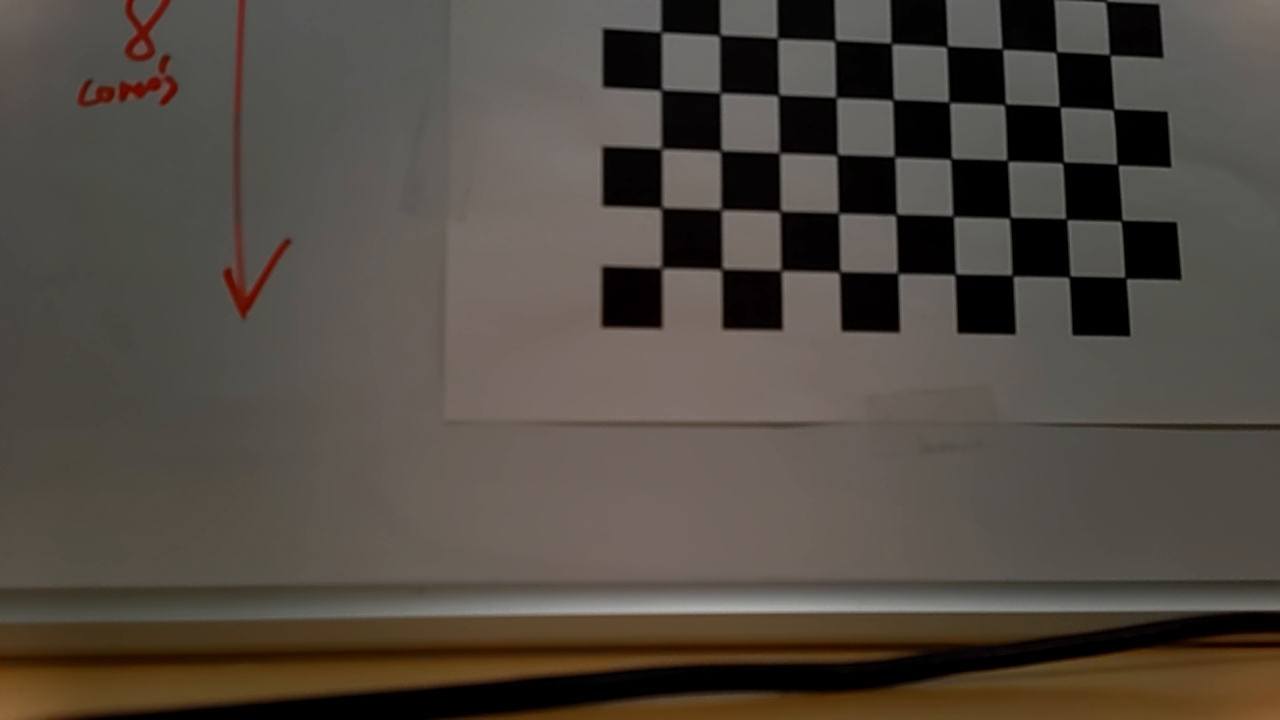
#> input picture src/walle_vision/calibration/calib_images/left/img_000.png, 1280 x 720 px; its folder holds 4 pictures in this run
$ python diagnose_pairs.py   (older library calls are emulated)
#> lines starting #> are read from the running program, lines starting #| are printed output that depends on the picture
### src/walle_vision/calibration/calibrate_stereo.py
"""
calibrate_stereo.py
Calibration intrinseque (par camera) puis extrinseque (stereo) a partir
des paires d'images du damier capturees par capture_calib_images.py.

Resultat : stereo_calib.npz, contenant tout ce qu'il faut pour rectifier
et trianguler en temps reel (utilise par live_stereo.py).

Ce script ne touche pas aux cameras : il travaille uniquement sur les
images deja sauvegardees sur disque.
"""

import glob
import os

import cv2
import numpy as np

# --- A ADAPTER selon votre damier ---
CHESSBOARD_SIZE = (9, 7)   # nombre de coins INTERNES (colonnes, lignes)
SQUARE_SIZE_MM = 19.0      # taille reelle d'une case, mesuree avec une regle
IMAGE_DIR = "calib_images"

# Indices de poses a exclure (identifies via diagnose_pairs.py -- damier
# qui a bouge entre la prise gauche et la prise droite, ou autre probleme
# specifique a cette pose). Exemple : {15, 16, 17}
EXCLUDE_INDICES = {15, 16, 17}


# [4 lines left out: function _index_from_path, not called in this run]


def find_corners(image_paths, pattern_size):
    """Detecte les coins du damier sur une liste d'images.

    Renvoie un dict {index_fichier: (objp, corners)} -- l'index permet
    de ne reassembler que les paires gauche/droite qui correspondent
    REELLEMENT a la meme prise de vue (cf. bug corrige : avant, on
    associait juste les N premieres reussites de chaque cote, ce qui
    desynchronise tout des qu'une image differente echoue a gauche et
    a droite).
    """
#> called with pattern_size = (9, 7)
    objp = np.zeros((pattern_size[0] * pattern_size[1], 3), np.float32)
    objp[:, :2] = np.mgrid[0:pattern_size[0], 0:pattern_size[1]].T.reshape(-1, 2)
    objp *= SQUARE_SIZE_MM

    results = {}
    image_size = None

    for path in image_paths:
        img = cv2.imread(path)
#> img is the input picture: shape (720, 1280, 3); mean B, G, R 65.8, 73.7, 81.1
        gray = cv2.cvtColor(img, cv2.COLOR_BGR2GRAY)
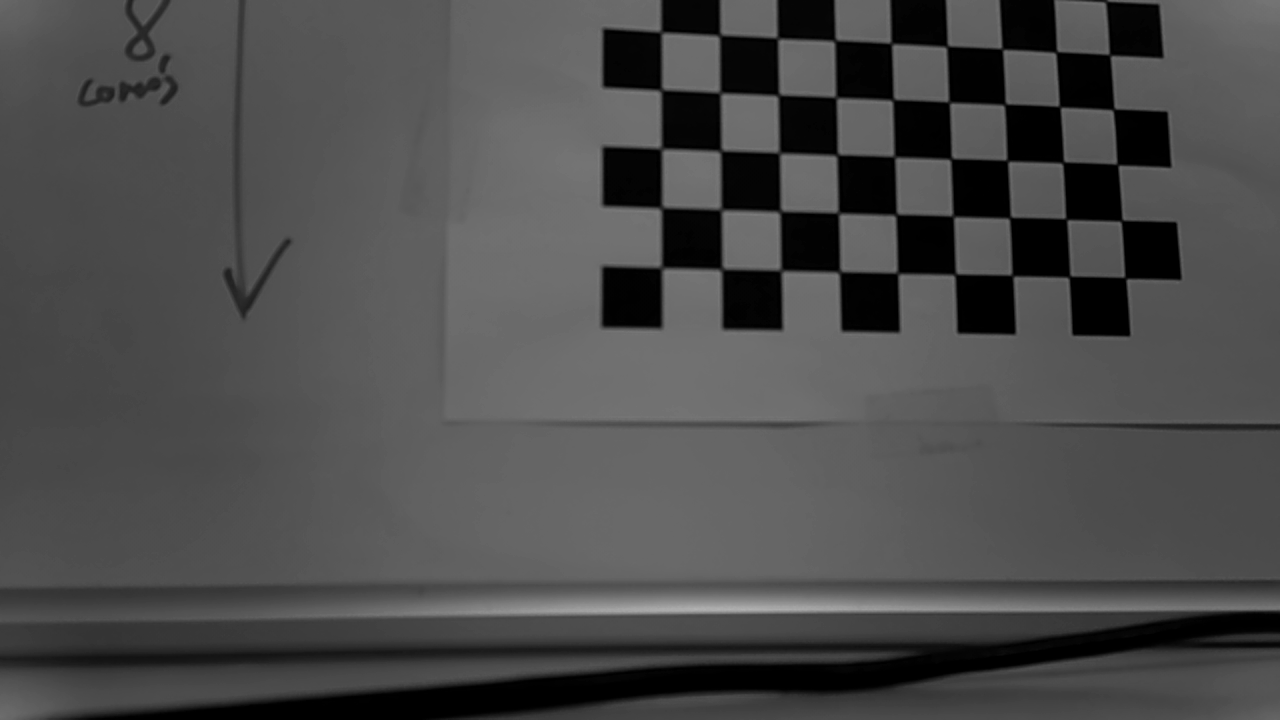
#> gray: shape (720, 1280); min 0, max 179, mean 75.1
        if image_size is None:
            image_size = (gray.shape[1], gray.shape[0])
#> image_size = (1280, 720)

        found, corners = cv2.findChessboardCorners(gray, pattern_size)
#> found = False; corners = None
        if found:
            corners = cv2.cornerSubPix(
                gray, corners, (11, 11), (-1, -1),
                (cv2.TERM_CRITERIA_EPS + cv2.TERM_CRITERIA_MAX_ITER, 30, 0.001)
            )
            results[_index_from_path(path)] = (objp, corners)
        else:
            print(f"  Damier non detecte : {path}")
#> pass 2 of the loop in find_corners, `for path in image_paths:`:
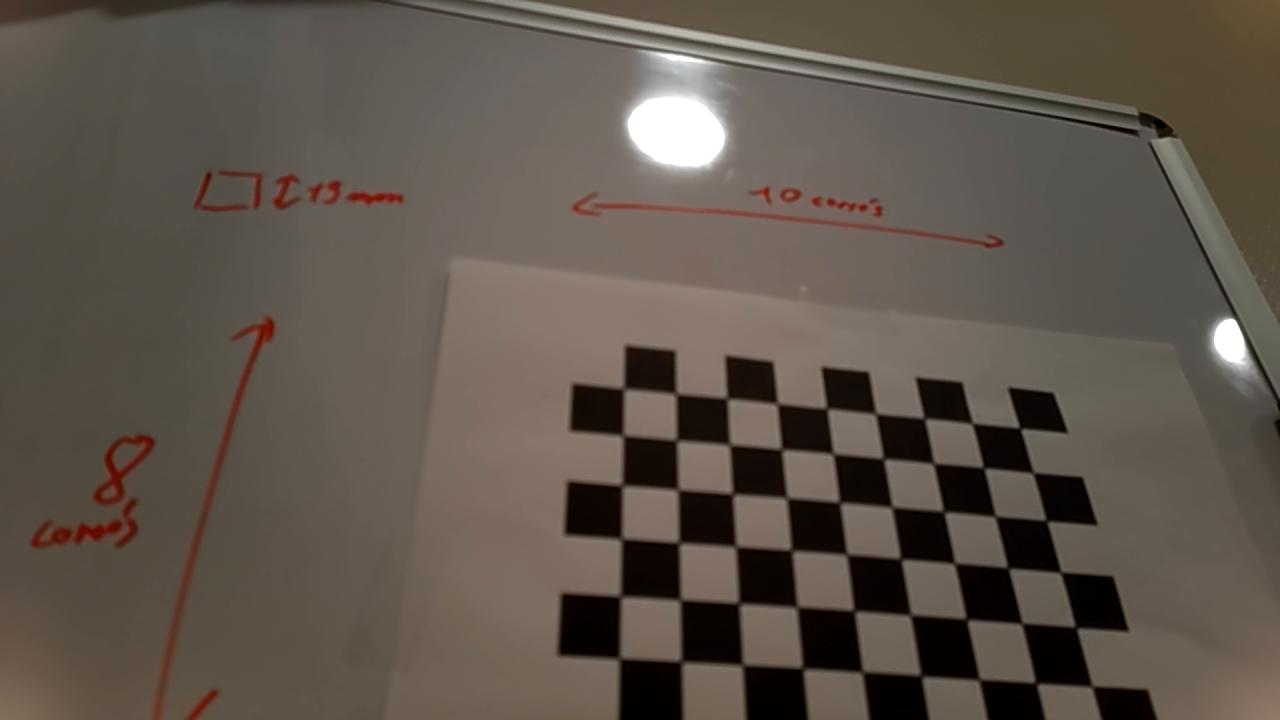
#> input picture src/walle_vision/calibration/calib_images/left/img_001.png, 1280 x 720 px
#> in find_corners, img is the input picture: shape (720, 1280, 3); mean B, G, R 75.1, 84.5, 94.3
#> in find_corners, `gray = cv2.cvtColor(img, cv2.COLOR_BGR2GRAY)`:
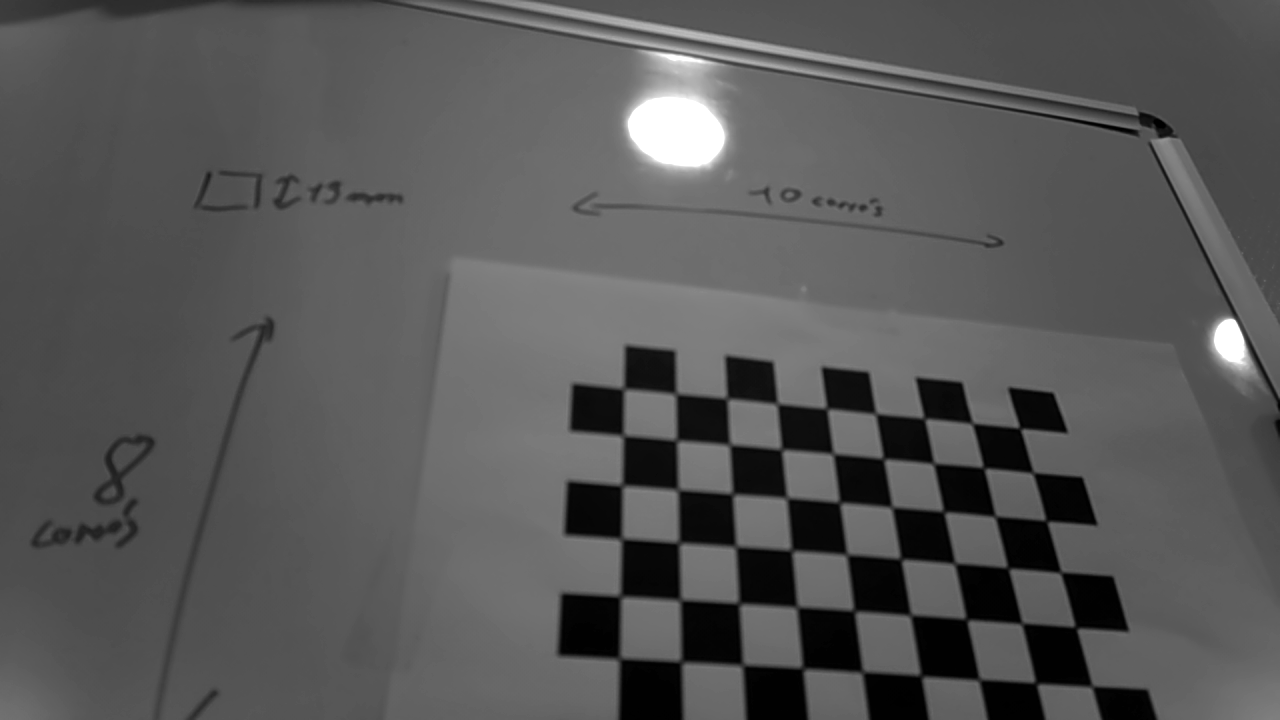
#> gray: shape (720, 1280); min 0, max 255, mean 86.4
#> pass 3 of the loop in find_corners, `for path in image_paths:`:
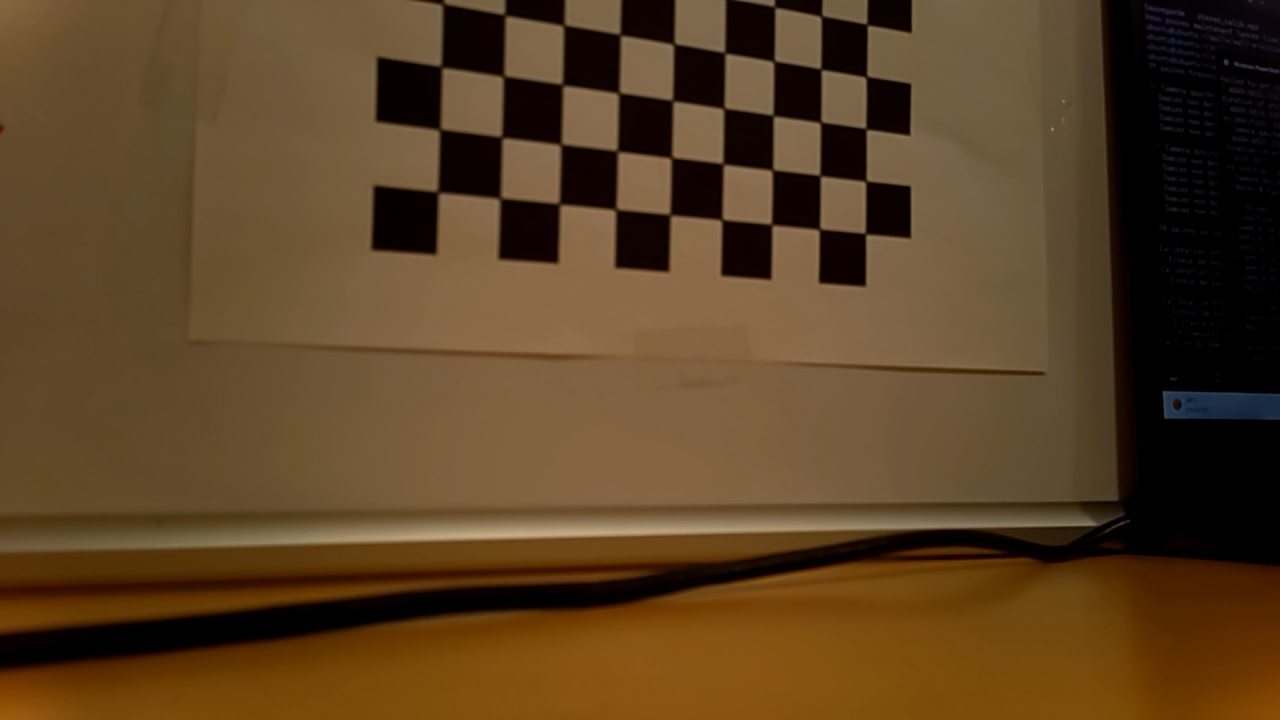
#> input picture src/walle_vision/calibration/calib_images/left/img_002.png, 1280 x 720 px
#> in find_corners, img is the input picture: shape (720, 1280, 3); mean B, G, R 35.5, 65, 89.9
#> in find_corners, `gray = cv2.cvtColor(img, cv2.COLOR_BGR2GRAY)`:
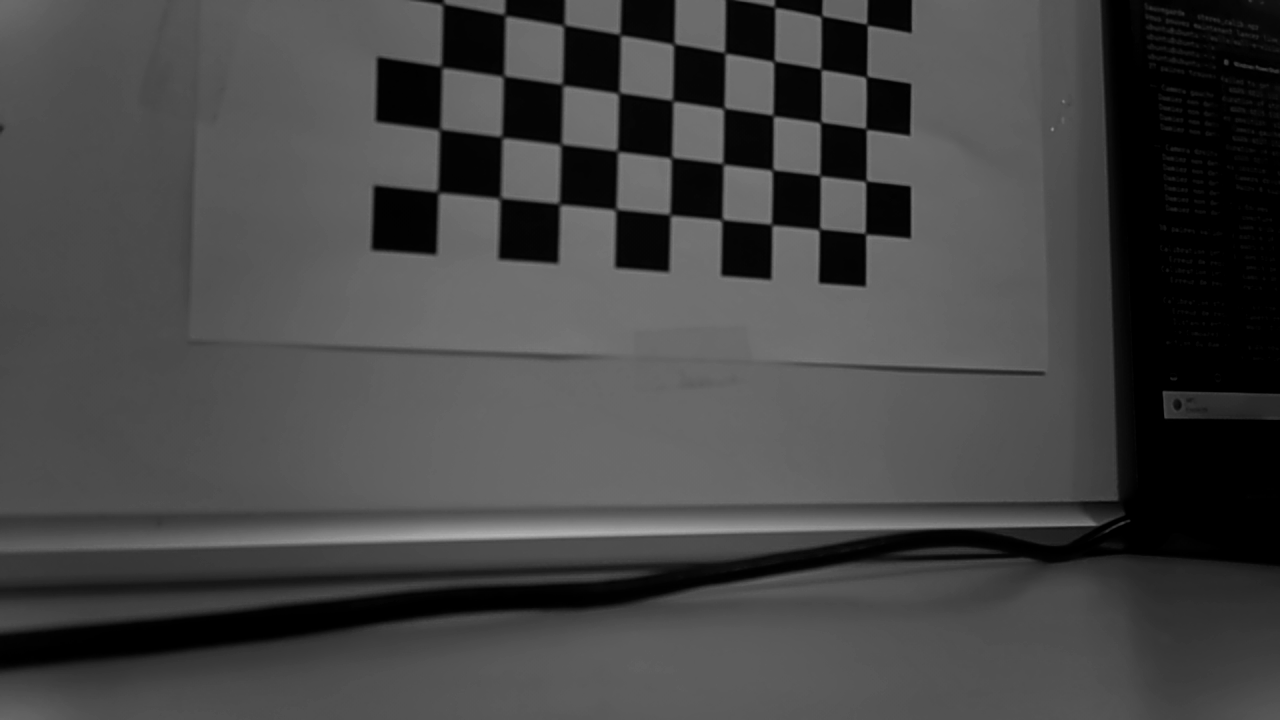
#> gray: shape (720, 1280); min 0, max 178, mean 69
#> the loop made 4 passes; the first 3 are shown

    return results, image_size


# [74 lines left out: function main, not called in this run]


# [2 lines that do not run on import are left out]

### src/walle_vision/calibration/diagnose_pairs.py
"""
diagnose_pairs.py
Diagnostic : detecte les poses ou le damier semble avoir bouge entre la
prise gauche et la prise droite (cause probable d'une calibration stereo
qui explose alors que chaque camera individuellement est bonne).

Logique : les deux cameras partagent a peu pres la meme orientation et
une base horizontale. Pour une MEME pose immobile, on attend donc :
  - une difference verticale (Y) limitee entre coins correspondants
    (quelques pixels a quelques dizaines de pixels, pas plus)
  - une taille apparente du damier (diagonale du quadrillage detecte)
    quasi identique entre gauche et droite

Si le damier a bouge (translate, tourne, rapproche/eloigne) entre les
deux prises, ces deux indicateurs sortent largement de la plage normale
PRECISEMENT sur les poses concernees -- ce qui permet de les identifier.

Ne necessite aucune nouvelle photo : travaille sur calib_images/ existant.
"""

import numpy as np

from calibrate_stereo import find_corners, CHESSBOARD_SIZE, IMAGE_DIR
import glob


def chirality_sign(corners, cols):
    """
    Signe du produit vectoriel (coin[0,1]-coin[0,0]) x (coin[1,0]-coin[0,0]).
    Indique le sens de rotation "premiere ligne -> premiere colonne" dans
    l'image. Doit etre LE MEME pour gauche et droite si les deux cameras
    voient le monde de la meme maniere (pas d'effet miroir). Un signe
    systematiquement oppose = une des deux images est inversee gauche-droite.
    """
    u = corners[1] - corners[0]
    v = corners[cols] - corners[0]
    cross = u[0] * v[1] - u[1] * v[0]
    return np.sign(cross)


def main():
    left_paths = sorted(glob.glob(f"{IMAGE_DIR}/left/*.png"))
    right_paths = sorted(glob.glob(f"{IMAGE_DIR}/right/*.png"))

    results_L, _ = find_corners(left_paths, CHESSBOARD_SIZE)
#> results_L = 0 items
    results_R, _ = find_corners(right_paths, CHESSBOARD_SIZE)
    common_idx = sorted(set(results_L) & set(results_R))
#> common_idx = []
    cols = CHESSBOARD_SIZE[0]

    print(f"\n{'Pose':>5} | {'Ecart Y moyen (px)':>20} | {'Ratio taille L/R':>18} | {'Chiralite L':>12} | {'Chiralite R':>12}")
    print("-" * 90)

    rows = []
    n_opposite = 0
    for idx in common_idx:
        corners_L = results_L[idx][1].reshape(-1, 2)
        corners_R = results_R[idx][1].reshape(-1, 2)

        y_diff = np.mean(np.abs(corners_L[:, 1] - corners_R[:, 1]))

        size_L = np.linalg.norm(corners_L[0] - corners_L[-1])
        size_R = np.linalg.norm(corners_R[0] - corners_R[-1])
        size_ratio = size_L / size_R

        chir_L = chirality_sign(corners_L, cols)
        chir_R = chirality_sign(corners_R, cols)
        if chir_L != chir_R:
            n_opposite += 1

        rows.append((idx, y_diff, size_ratio, chir_L, chir_R))
#> this loop made 0 passes
#> after the loop, n_opposite = 0; rows = []

    # Trie par ecart Y decroissant -- les pires en premier
    rows.sort(key=lambda r: r[1], reverse=True)

    for idx, y_diff, size_ratio, chir_L, chir_R in rows:
        flag = ""
        if chir_L != chir_R:
            flag = "  <-- CHIRALITE OPPOSEE (effet miroir ?)"
        elif y_diff > 20 or abs(size_ratio - 1.0) > 0.1:
            flag = "  <-- suspect (damier probablement bouge)"
        print(f"{idx:>5} | {y_diff:>20.1f} | {size_ratio:>18.3f} | {chir_L:>12.0f} | {chir_R:>12.0f}{flag}")

    print(f"\n{n_opposite} / {len(rows)} poses ont une chiralite OPPOSEE entre gauche et droite.")
#| 0 / 0 poses ont une chiralite OPPOSEE entre gauche et droite.
    if n_opposite > len(rows) * 0.7:
        print(">>> Quasi-systematique : une des deux cameras produit tres "
              "probablement une image en miroir par rapport a l'autre. "
              "C'est la cause la plus probable de l'echec de la calibration "
              "stereo, pas le mouvement du damier.")

    y_diffs = [r[1] for r in rows]
#> y_diffs = []
    print(f"\nEcart Y moyen sur l'ensemble : {np.mean(y_diffs):.1f} px "
          f"(mediane : {np.median(y_diffs):.1f} px)")
#| Ecart Y moyen sur l'ensemble : nan px (mediane : nan px)
    print("Si quelques poses seulement sont 'suspectes' : retirez-les et "
          "relancez calibrate_stereo.py sur le reste.")
    print("Si la QUASI-TOTALITE des poses sont suspectes ou que l'ecart Y "
          "moyen est tres eleve partout : le probleme est probablement "
          "le protocole de capture (damier qui bouge systematiquement) "
          "plutot que quelques poses isolees -- il faudra refixer le "
          "damier sur un support rigide et tout reprendre.")


if __name__ == "__main__":
    main()
